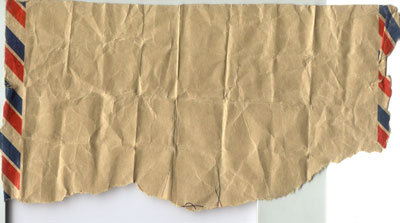
//> input picture backend/oldmask.jpg, 400 x 223 px
$ ./sepia oldmask.jpg   (built with g++ and OpenCV 4)
//> lines starting //> are read from the running program, lines starting //| are printed output that depends on the picture
//> further down, img is the input picture: 223 rows x 400 cols, CV_8UC3; mean B, G, R 139.5, 172.7, 194.6
#include <iostream>
#include <cv.h>
#include <highgui.h>
#include <math.h>
#include <dirent.h>
#include <string.h>
#include <list>
#include <map>
#include <fstream>
#include <vector>

using namespace std;

struct coord{
    float x;
    float y;
};

/** Start sketching
  * 1) desaturate by luminousity
  * 2) Create New layer, Invert, GaussBlurr 5
  * 3) DODGE layers
  */
IplImage* gray(IplImage* img)
{
    IplImage *desat_img = cvCreateImage(cvSize(img->width,img->height),8,1);
    CvScalar s;
    CvScalar ls;

    for(int i=0; i<img->height; i++) {
        for(int j=0; j<img->width; j++) {

            s = cvGet2D( img, i, j);
            //cout<<s.val[0]<<" "<<s.val[1]<<" "<<s.val[2]<<endl;
            ls.val[0] = (s.val[0] + s.val[1] + s.val[2]);
            ls.val[1] = (s.val[0] + s.val[1] + s.val[2])/3;
            ls.val[2] = (s.val[0] + s.val[1] + s.val[2])/3;
            if(ls.val[0]>255) ls.val[0]=255;
            if(ls.val[1]>255) ls.val[1]=255;
            if(ls.val[2]>255) ls.val[2]=255;
            cvSet2D( img,i,j, ls );
        }
    }
//> this loop made 223 passes
//> s on passes 1 to 3: Scalar(254, 255, 251), Scalar(255, 255, 254), Scalar(250, 252, 252)
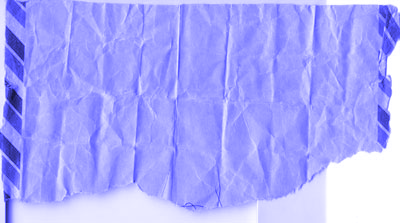
//> img: 223 rows x 400 cols, CV_8UC3; mean B, G, R 253.6, 169, 169
    return img;
}

IplImage* sepia(IplImage* img)
{
    img = gray(img);

    CvScalar s,ls;
    for(int i=0; i<img->height; i++) {
        for(int j=0; j<img->width; j++) {

            s = cvGet2D( img, i, j);
            //cout<<s.val[0]<<" "<<s.val[1]<<" "<<s.val[2]<<endl;
            ls.val[2] = (s.val[2]*0.393 + s.val[1]*0.769 + s.val[0]*0.189);
            ls.val[1] = (s.val[2]*0.349 + s.val[1]*0.686 + s.val[0]*0.168);
            ls.val[0] = (s.val[2]*0.272 + s.val[1]*0.534 + s.val[0]*0.131);
            cvSet2D( img,i,j, ls );
        }
    }
//> this loop made 223 passes
//> s on passes 1 to 3: Scalar(255, 253, 253), Scalar(255, 255, 255), Scalar(255, 251, 251)
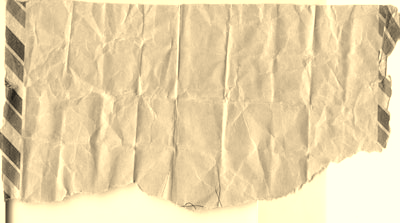
//> img: 223 rows x 400 cols, CV_8UC3; mean B, G, R 169.4, 211.9, 231.5
    return img;
}


IplImage* old(IplImage* img)
{
    img = sepia(img);

    int w = img->width;
    w = w/10;
    int lines = rand()%w;
    vector<int> p(lines);
    map<int,bool> already;

    for(int i=0;i<lines;) {
      p[i] = rand()%(img->width);
      if(already[p[i]]) continue;
      else already[p[i]] = 1,i++;
    }

    sort(p.begin(),p.end());
    int pc = 0;

    CvScalar s,ls;
    for(int j=0; j<img->width; j++) {
      if(pc < p.size() && p[pc] == j) {
        pc += 1;
        for(int i=0; i<img->height; i++) {
           s = cvGet2D( img, i, j);
           ls.val[2] = 130;//(s.val[2]+s.val[1]+s.val[0])/4;
           ls.val[1] = 130;//(s.val[2]+s.val[1]+s.val[0])/4;
           ls.val[0] = 130;//(s.val[2]+s.val[1]+s.val[0])/4;
           cvSet2D( img,i,j, ls );
        }
      }
    }
    return img;
}

int main(int argc, char *argv[]) {
    //cout<<"Starting sepia...."<<endl;
    char saved_file[1024];
    char input_file[1024];
    strcpy(input_file,"/home/sketchit/sepia_input/");
    strcat(input_file, argv[1]);
    //cout<<"input: "<<input_file<<endl;
    strcpy(saved_file,"/home/sketchit/sepia_output/");
    strcat(saved_file, argv[1]);
    //cout<<"output: "<<saved_file;
    //cvNamedWindow("desat",1);
    IplImage *img =    cvLoadImage(input_file);
    //IplImage *mask =    cvLoadImage("/home/sketchit/backend/oldmask.jpg");

    img = sepia(img);

//    IplImage *sketch = Wrapper_sketch(img);
    //IplImage *sketch = old(img);
    cvSaveImage(saved_file, img);
    //cvShowImage("desat",img);
    //cvWaitKey(0);
    return 0;
}
